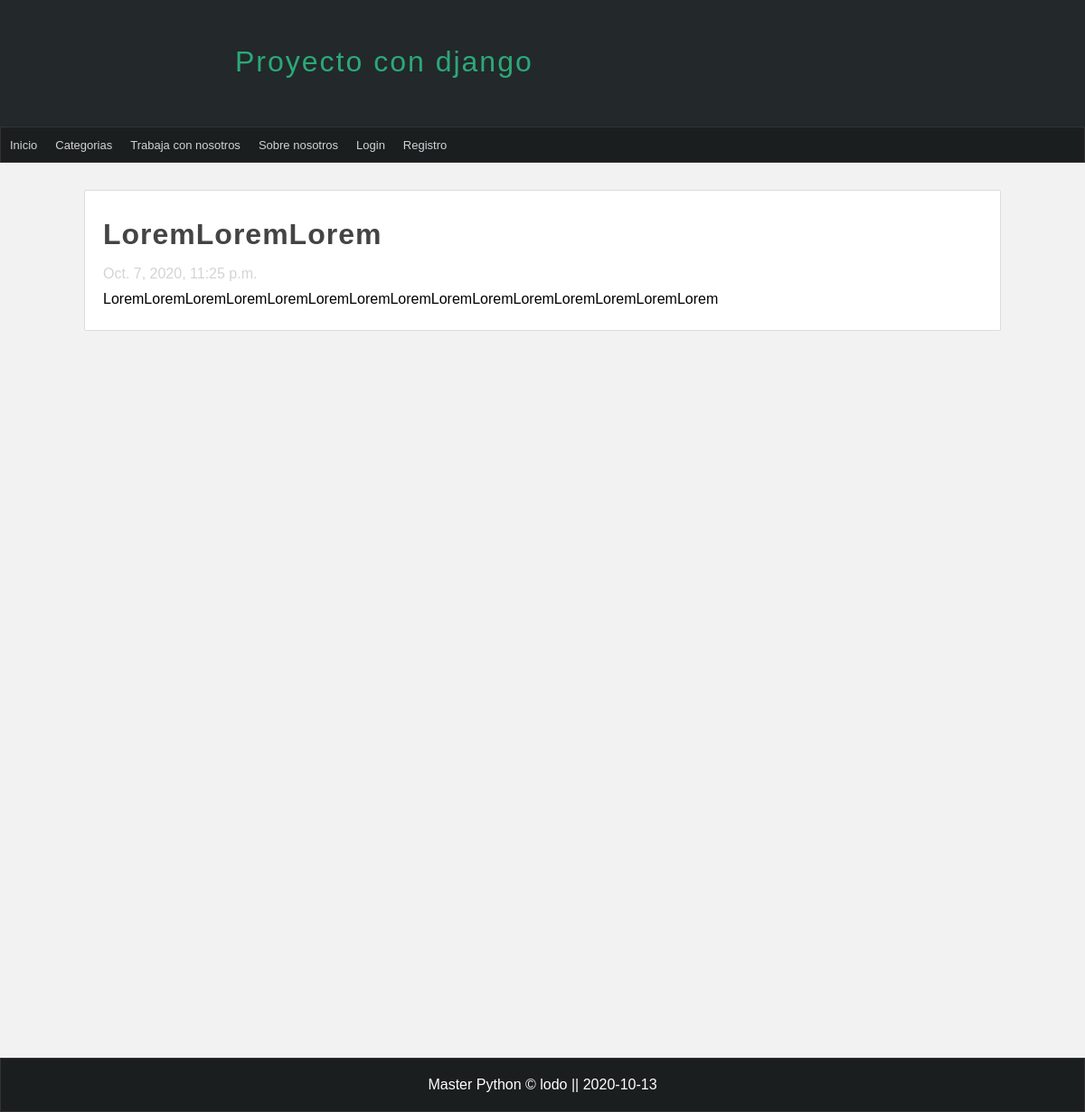
Page /articulo/3 on the committed database.
### pages/models.py (models this page shows, shortened)
class Page(models.Model):
    title = models.CharField( max_length=50, verbose_name="Título")
    content = RichTextField(verbose_name="Contenido")
    slug = models.CharField(unique=True, max_length=144, verbose_name="URL amigable")
    order = models.IntegerField(default=0, verbose_name="Orden")
    visible = models.BooleanField(verbose_name="¿Visible?")
    create_at = models.DateTimeField(auto_now_add=True, verbose_name="Crado el")
    updated_at = models.DateTimeField(auto_now=True, verbose_name="Actualizado el")
    class Meta():
      verbose_name="Página"
      verbose_name_plural = "Páginas"

### blog/models.py (models this page shows, shortened)
class Article(models.Model):
    title = models.CharField(max_length=150, verbose_name="Titulo")
    content = RichTextField(verbose_name="Contenido")
    public = models.BooleanField(verbose_name="¿Publicado?")
    user = models.ForeignKey(User,editable=False, verbose_name="Usuario", on_delete=models.CASCADE)
    categorys = models.ManyToManyField(Category, verbose_name="Categorias", blank=True, related_name="articles")
    created_at = models.DateTimeField(auto_now_add=True, verbose_name="Creado el")
    updated_at = models.DateTimeField(auto_now=True, verbose_name="Editado")
    class Meta:
        verbose_name = 'Articulo'
        verbose_name_plural = 'Articulos'
        ordering = ['-created_at']

### blog/views.py (the view)
# urls.py: path('articulo/<int:article_id>', views.article , name='article')
def article(request, article_id):
    article = get_object_or_404(Article, id=article_id)
    return render(request, 'articles/detail.html', {
        'article': article
    })

### blog/context_processors.py (called while the page is built)
def get_categories(request):
    categories_in_use = Article.objects.filter(public=True).values_list('categorys', flat=True)
    categories = Category.objects.filter(id__in=categories_in_use).values_list('id', 'name')
    return {
        'categories': categories,
        'ids': categories_in_use
    }

### pages/context_processors.py (called while the page is built)
def get_pages(request):
    pages = Page.objects.filter(visible=True).order_by('order').values_list('id', 'title', 'slug')
    return {
        'pages': pages
    }

### blog/templates/articles/detail.html (shortened to what this page needs)
{% extends 'layouts/layout.html' %}
{% block content %}
<h1 class="title">{{article.title}}</h1>
<span class="date">{{article.created_at}}</span>
<p class="content">{{article.content|safe}}</p>
{% endblock %}

### miapp/templates/layouts/layout.html (shortened to what this page needs)
<!DOCTYPE html>
<html lang="es">
  <head>
    {% load static %}
    <link
      rel="stylesheet"
      type="text/css"
      href="{% static 'css/style.css' %}"
    />
  </head>
  <body>
    <header>
      <div id="logo">
        <h1>Proyecto con django</h1>
      </div>
    </header>
    <nav>
      <ul>
        <li>
          <a href="{% url 'index' %}">Inicio</a>
        </li>
        <li>
          <a href="{% url 'list_articles' %}">Categorias</a>
        </li>
        {% for page in pages %}
        <li>
          <a href="{% url 'page' page.2 %}">{{page.1}}</a>
        </li>
        {% endfor %}
         <li>
          <a href="{% url 'login' %}">Login</a>
        </li>
         <li>
          <a href="{% url 'registro' %}">Registro</a>
        </li>
      </ul>
    </nav>
    <div id="content">
      <div class="box">{% block content %} {% endblock %}</div>
    </div>
    <footer>Master Python &copy; lodo || {% now "Y-m-d" %}</footer>
  </body>
</html>

### miapp/static/css/style.css (style rules this page uses)
* { margin: 0px; padding: 0px; font-family: Arial, Helvetica, sans-serif; text-decoration: none; }
body { background: #f2f2f2; }
.box p, .box h2, .box h3, .box ul { margin-top: 5px; margin-bottom: 5px; }
header { width: 100vw; height: 140px; background: #23282b; }
#logo { width: 60%; height: 130px; padding-top: 10px; margin: 0 auto; }
#logo h1 { display: block; float: left; letter-spacing: 2px; font-weight: 100; color: #2ba977; margin-top: 40px; margin-left: 20px; }
nav { width: 100vw; background: #1b1e1f; border: 1px solid #333; height: 40px; box-sizing: border-box; font-size: 13px; }
nav > ul { list-style: none; text-decoration: none; }
nav > ul > li { line-height: 40px; float: left; }
nav > ul > li > a { display: block; padding: 0 10px; color: #d1d4d6; transition: all 350ms; }
#content { width: 90vw; margin: 0 auto; min-height: 930px; margin-bottom: 30px; margin-top: 30px; }
.box { background: #fff; width: 90%; min-height: 100%; padding: 20px; border: 1px solid #ddd; border-radius: 2px; margin: 0 auto; }
.title { color: #444; letter-spacing: 1px; font-size: 2em; margin-bottom: 0.5em; margin-top: 0.3em; }
.date { margin-top: 10px; margin-bottom: 10px; display: block; font-weight: 300; color: #d1d4d6; }
.content { line-height: 25px; }
footer { width: 100vw; background: #1b1e1f; border: 1px solid #333; box-sizing: border-box; color: #fff; text-align: center; padding-top: 20px; padding-bottom: 20px; }

### rows in the picture
Page: title "Trabaja con nosotros"
Page: title "Sobre nosotros"
Article: title "LoremLoremLorem", created_at "Oct. 7, 2020, 11:25 p.m.", content "LoremLoremLoremLoremLoremLoremLoremLoremLoremLoremLoremLoremLoremLoremLorem"
